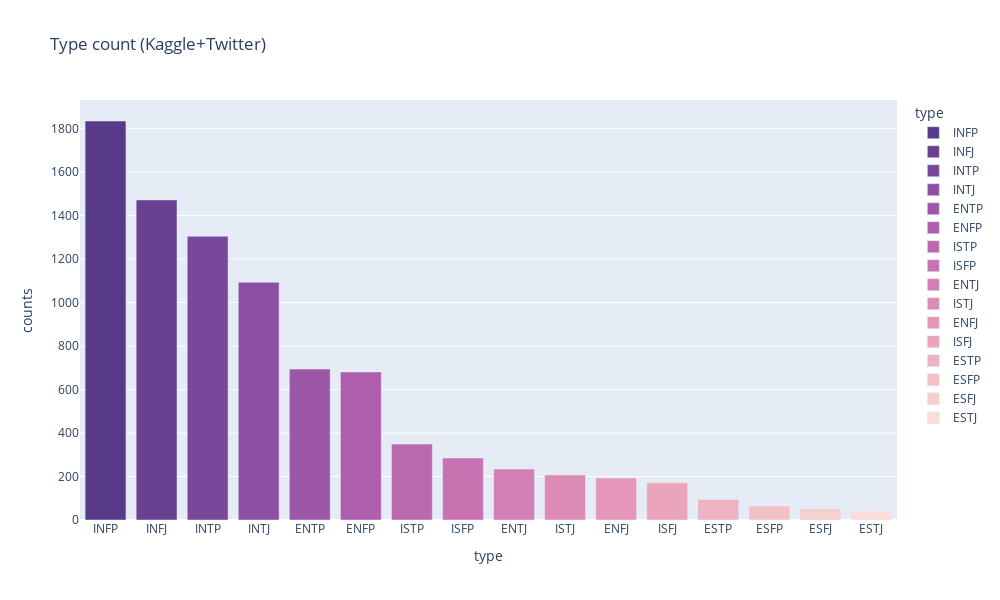

Notebook code cell kept with this figure:
### Code cell
# Data distribution of 16 types
n_colors=16
color = px.colors.sample_colorscale('Purpor_r', [n/(n_colors -1) for n in range(n_colors)])
df_count = data['type'].value_counts()
df_count = df_count.rename_axis('type').reset_index(name='counts')
fig = px.bar(df_count, x='type', y='counts',
            color='type', color_discrete_sequence=color,
            # opacity=0.7,
            title='Type count (Kaggle+Twitter)',
            width=1000,
            height=600)
fig.show()

### Figure 1 — Plotly figure (JSON) as saved in the notebook; plotly's stock layout.template omitted (floating-point values rounded to 4 significant figures)
{"data": [{"alignmentgroup": "True", "hovertemplate": "type=%{x}<br>counts=%{y}<extra></extra>", "legendgroup": "INFP", "marker": {"color": "rgb(87, 59, 136)", "pattern": {"shape": ""}}, "name": "INFP", "offsetgroup": "INFP", "orientation": "v", "showlegend": true, "textposition": "auto", "type": "bar", "x": ["INFP"], "xaxis": "x", "y": [1835], "yaxis": "y"}, {"alignmentgroup": "True", "hovertemplate": "type=%{x}<br>counts=%{y}<extra></extra>", "legendgroup": "INFJ", "marker": {"color": "rgb(105, 65, 146)", "pattern": {"shape": ""}}, "name": "INFJ", "offsetgroup": "INFJ", "orientation": "v", "showlegend": true, "textposition": "auto", "type": "bar", "x": ["INFJ"], "xaxis": "x", "y": [1472], "yaxis": "y"}, {"alignmentgroup": "True", "hovertemplate": "type=%{x}<br>counts=%{y}<extra></extra>", "legendgroup": "INTP", "marker": {"color": "rgb(122, 72, 155)", "pattern": {"shape": ""}}, "name": "INTP", "offsetgroup": "INTP", "orientation": "v", "showlegend": true, "textposition": "auto", "type": "bar", "x": ["INTP"], "xaxis": "x", "y": [1305], "yaxis": "y"}, {"alignmentgroup": "True", "hovertemplate": "type=%{x}<br>counts=%{y}<extra></extra>", "legendgroup": "INTJ", "marker": {"color": "rgb(139, 79, 163)", "pattern": {"shape": ""}}, "name": "INTJ", "offsetgroup": "INTJ", "orientation": "v", "showlegend": true, "textposition": "auto", "type": "bar", "x": ["INTJ"], "xaxis": "x", "y": [1093], "yaxis": "y"}, {"alignmentgroup": "True", "hovertemplate": "type=%{x}<br>counts=%{y}<extra></extra>", "legendgroup": "ENTP", "marker": {"color": "rgb(156, 87, 168)", "pattern": {"shape": ""}}, "name": "ENTP", "offsetgroup": "ENTP", "orientation": "v", "showlegend": true, "textposition": "auto", "type": "bar", "x": ["ENTP"], "xaxis": "x", "y": [694], "yaxis": "y"}, {"alignmentgroup": "True", "hovertemplate": "type=%{x}<br>counts=%{y}<extra></extra>", "legendgroup": "ENFP", "marker": {"color": "rgb(173, 95, 173)", "pattern": {"shape": ""}}, "name": "ENFP", "offsetgroup": "ENFP", "orientation": "v", "showlegend": true, "textposition": "auto", "type": "bar", "x": ["ENFP"], "xaxis": "x", "y": [681], "yaxis": "y"}, {"alignmentgroup": "True", "hovertemplate": "type=%{x}<br>counts=%{y}<extra></extra>", "legendgroup": "ISTP", "marker": {"color": "rgb(186, 105, 175)", "pattern": {"shape": ""}}, "name": "ISTP", "offsetgroup": "ISTP", "orientation": "v", "showlegend": true, "textposition": "auto", "type": "bar", "x": ["ISTP"], "xaxis": "x", "y": [349], "yaxis": "y"}, {"alignmentgroup": "True", "hovertemplate": "type=%{x}<br>counts=%{y}<extra></extra>", "legendgroup": "ISFP", "marker": {"color": "rgb(199, 115, 178)", "pattern": {"shape": ""}}, "name": "ISFP", "offsetgroup": "ISFP", "orientation": "v", "showlegend": true, "textposition": "auto", "type": "bar", "x": ["ISFP"], "xaxis": "x", "y": [285], "yaxis": "y"}, {"alignmentgroup": "True", "hovertemplate": "type=%{x}<br>counts=%{y}<extra></extra>", "legendgroup": "ENTJ", "marker": {"color": "rgb(211, 126, 180)", "pattern": {"shape": ""}}, "name": "ENTJ", "offsetgroup": "ENTJ", "orientation": "v", "showlegend": true, "textposition": "auto", "type": "bar", "x": ["ENTJ"], "xaxis": "x", "y": [234], "yaxis": "y"}, {"alignmentgroup": "True", "hovertemplate": "type=%{x}<br>counts=%{y}<extra></extra>", "legendgroup": "ISTJ", "marker": {"color": "rgb(220, 139, 183)", "pattern": {"shape": ""}}, "name": "ISTJ", "offsetgroup": "ISTJ", "orientation": "v", "showlegend": true, "textposition": "auto", "type": "bar", "x": ["ISTJ"], "xaxis": "x", "y": [207], "yaxis": "y"}, {"alignmentgroup": "True", "hovertemplate": "type=%{x}<br>counts=%{y}<extra></extra>", "legendgroup": "ENFJ", "marker": {"color": "rgb(229, 151, 185)", "pattern": {"shape": ""}}, "name": "ENFJ", "offsetgroup": "ENFJ", "orientation": "v", "showlegend": true, "textposition": "auto", "type": "bar", "x": ["ENFJ"], "xaxis": "x", "y": [193], "yaxis": "y"}, {"alignmentgroup": "True", "hovertemplate": "type=%{x}<br>counts=%{y}<extra></extra>", "legendgroup": "ISFJ", "marker": {"color": "rgb(234, 165, 189)", "pattern": {"shape": ""}}, "name": "ISFJ", "offsetgroup": "ISFJ", "orientation": "v", "showlegend": true, "textposition": "auto", "type": "bar", "x": ["ISFJ"], "xaxis": "x", "y": [171], "yaxis": "y"}, {"alignmentgroup": "True", "hovertemplate": "type=%{x}<br>counts=%{y}<extra></extra>", "legendgroup": "ESTP", "marker": {"color": "rgb(239, 178, 194)", "pattern": {"shape": ""}}, "name": "ESTP", "offsetgroup": "ESTP", "orientation": "v", "showlegend": true, "textposition": "auto", "type": "bar", "x": ["ESTP"], "xaxis": "x", "y": [94], "yaxis": "y"}, {"alignmentgroup": "True", "hovertemplate": "type=%{x}<br>counts=%{y}<extra></extra>", "legendgroup": "ESFP", "marker": {"color": "rgb(243, 192, 200)", "pattern": {"shape": ""}}, "name": "ESFP", "offsetgroup": "ESFP", "orientation": "v", "showlegend": true, "textposition": "auto", "type": "bar", "x": ["ESFP"], "xaxis": "x", "y": [64], "yaxis": "y"}, {"alignmentgroup": "True", "hovertemplate": "type=%{x}<br>counts=%{y}<extra></extra>", "legendgroup": "ESFJ", "marker": {"color": "rgb(246, 207, 209)", "pattern": {"shape": ""}}, "name": "ESFJ", "offsetgroup": "ESFJ", "orientation": "v", "showlegend": true, "textposition": "auto", "type": "bar", "x": ["ESFJ"], "xaxis": "x", "y": [52], "yaxis": "y"}, {"alignmentgroup": "True", "hovertemplate": "type=%{x}<br>counts=%{y}<extra></extra>", "legendgroup": "ESTJ", "marker": {"color": "rgb(249, 221, 218)", "pattern": {"shape": ""}}, "name": "ESTJ", "offsetgroup": "ESTJ", "orientation": "v", "showlegend": true, "textposition": "auto", "type": "bar", "x": ["ESTJ"], "xaxis": "x", "y": [43], "yaxis": "y"}], "layout": {"barmode": "relative", "height": 600, "legend": {"title": {"text": "type"}, "tracegroupgap": 0}, "title": {"text": "Type count (Kaggle+Twitter)"}, "width": 1000, "xaxis": {"anchor": "y", "categoryarray": ["INFP", "INFJ", "INTP", "INTJ", "ENTP", "ENFP", "ISTP", "ISFP", "ENTJ", "ISTJ", "ENFJ", "ISFJ", "ESTP", "ESFP", "ESFJ", "ESTJ"], "categoryorder": "array", "domain": [0, 1], "title": {"text": "type"}}, "yaxis": {"anchor": "x", "domain": [0, 1], "title": {"text": "counts"}}}}
